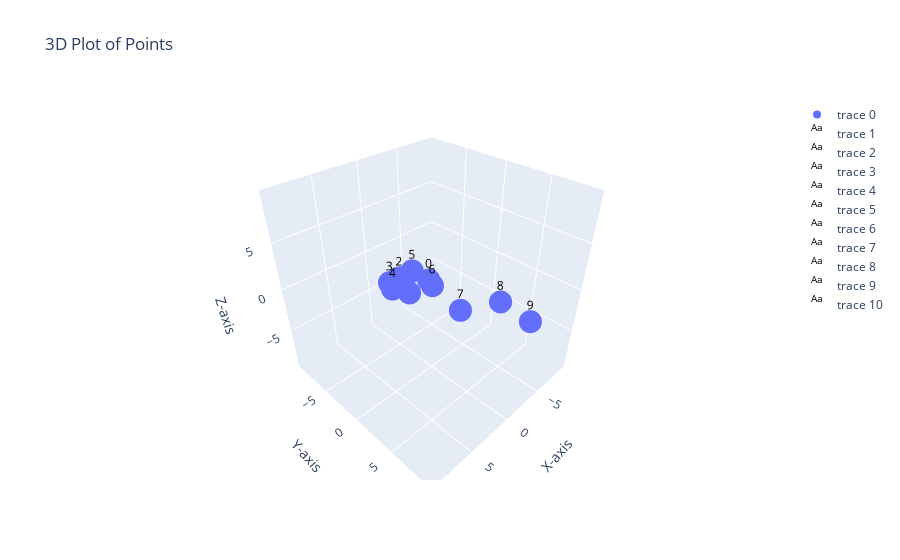

The cell this chart's notebook holds for it:
### Code cell
#dab=ar([[0,1,2,3,4,5,6,5,4,3,2,1],[1,0,1,2,3,4,5,6,5,4,3,2],[2,1,0,1,2,3,4,5,6,5,4,3],[3,2,1,0,1,2,3,4,5,6,5,4],[4,3,2,1,0,1,2,3,4,5,6,5],[5,4,3,2,1,0,1,2,3,4,5,6],[6,5,4,3,2,1,0,1,2,3,4,5],[5,6,5,4,3,2,1,0,1,2,3,4],[4,5,6,5,4,3,2,1,0,1,2,3],[3,4,5,6,5,4,3,2,1,0,1,2],[2,3,4,5,6,5,4,3,2,1,0,1],[1,2,3,4,5,6,5,4,3,2,1,0]])
dab=ar([[0,1,2,3,4,5,6,7,8,9],[1,0,1,2,3,4,5,6,7,8],[2,1,0,1,2,3,4,5,6,7],[3,2,1,0,1,2,3,4,5,6],[4,3,2,1,0,1,2,3,4,5],[5,4,3,2,1,0,1,2,3,4],[6,5,4,3,2,1,0,1,2,3],[7,6,5,4,3,2,1,0,1,2],[8,7,6,5,4,3,2,1,0,1],[9,8,7,6,5,4,3,2,1,0]], dtype=np.float32)

#dab += np.random.randn(N, N)/10
plt.imshow(dab, cmap='hot', interpolation='nearest')
plt.title("Heat map of d")
plt.colorbar()
plt.show()

mapData(dab)

### Figure 1 — Plotly figure (JSON) as saved in the notebook; plotly's stock layout.template omitted (floating-point values rounded to 4 significant figures)
{"data": [{"mode": "markers", "type": "scatter3d", "x": [-6.034, -2.741, -1.201, 1.256, 2.79, 2.156, 2.649, 2.471, 0.1026, -1.448], "y": [-6.553, -6.262, -6.102, -4.695, -2.383, -0.2993, 2.708, 5.738, 7.896, 9.953], "z": [-4.832, -4.871, -2.035, -0.7992, 0.333, 3.006, 3.144, 2.11, 2.845, 1.1]}, {"hoverinfo": "none", "mode": "text", "text": "0", "textfont": {"color": "black", "size": 12}, "type": "scatter3d", "x": [-6.034], "y": [-6.553], "z": [-4.832]}, {"hoverinfo": "none", "mode": "text", "text": "1", "textfont": {"color": "black", "size": 12}, "type": "scatter3d", "x": [-2.741], "y": [-6.262], "z": [-4.871]}, {"hoverinfo": "none", "mode": "text", "text": "2", "textfont": {"color": "black", "size": 12}, "type": "scatter3d", "x": [-1.201], "y": [-6.102], "z": [-2.035]}, {"hoverinfo": "none", "mode": "text", "text": "3", "textfont": {"color": "black", "size": 12}, "type": "scatter3d", "x": [1.256], "y": [-4.695], "z": [-0.7992]}, {"hoverinfo": "none", "mode": "text", "text": "4", "textfont": {"color": "black", "size": 12}, "type": "scatter3d", "x": [2.79], "y": [-2.383], "z": [0.333]}, {"hoverinfo": "none", "mode": "text", "text": "5", "textfont": {"color": "black", "size": 12}, "type": "scatter3d", "x": [2.156], "y": [-0.2993], "z": [3.006]}, {"hoverinfo": "none", "mode": "text", "text": "6", "textfont": {"color": "black", "size": 12}, "type": "scatter3d", "x": [2.649], "y": [2.708], "z": [3.144]}, {"hoverinfo": "none", "mode": "text", "text": "7", "textfont": {"color": "black", "size": 12}, "type": "scatter3d", "x": [2.471], "y": [5.738], "z": [2.11]}, {"hoverinfo": "none", "mode": "text", "text": "8", "textfont": {"color": "black", "size": 12}, "type": "scatter3d", "x": [0.1026], "y": [7.896], "z": [2.845]}, {"hoverinfo": "none", "mode": "text", "text": "9", "textfont": {"color": "black", "size": 12}, "type": "scatter3d", "x": [-1.448], "y": [9.953], "z": [1.1]}], "layout": {"scene": {"aspectmode": "cube", "xaxis": {"range": [-9.953, 9.953], "title": {"text": "X-axis"}}, "yaxis": {"range": [-9.953, 9.953], "title": {"text": "Y-axis"}}, "zaxis": {"range": [-9.953, 9.953], "title": {"text": "Z-axis"}}}, "title": {"text": "3D Plot of Points"}}}
